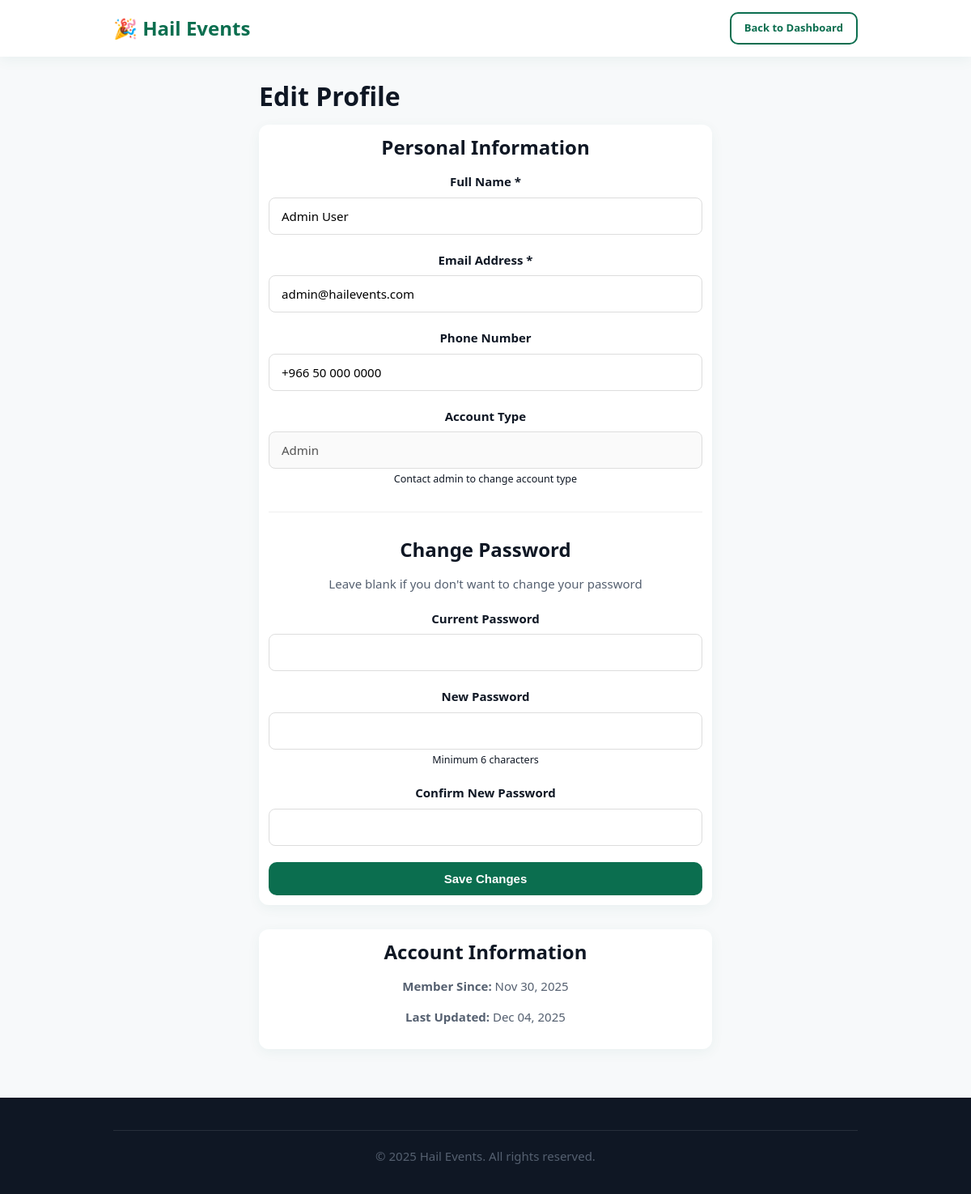
The page /edit-profile.php (signed in) on the database its author committed.
### tables this page shows
CREATE TABLE `users` (
  `id` int(11) NOT NULL,
  `name` varchar(150) NOT NULL,
  `email` varchar(150) NOT NULL,
  `password_hash` varchar(255) NOT NULL,
  `role` enum('user','organizer','admin') DEFAULT 'user',
  `phone` varchar(30) DEFAULT NULL,
  `avatar` varchar(255) DEFAULT NULL,
  `preferences` longtext DEFAULT NULL CHECK (json_valid(`preferences`)),
  `created_at` datetime DEFAULT current_timestamp(),
  `updated_at` datetime DEFAULT current_timestamp() ON UPDATE current_timestamp()
);

### includes/functions.php (called while the page is built, shortened)
<?php
function getCurrentUser() {
    return $_SESSION['user_id'] ?? null;
}
function formatDate($date) {
    return date('M d, Y', strtotime($date));
}
?>

### edit-profile.php (the view, shortened to what this page needs)
<?php
include 'includes/db.php';
include 'includes/functions.php';
$user_id = getCurrentUser();
$sql = "SELECT * FROM users WHERE id = ?";
$stmt = $conn->prepare($sql);
$stmt->bind_param("i", $user_id);
$stmt->execute();
$result = $stmt->get_result();
$user = $result->fetch_assoc();
?>
<!DOCTYPE html>
<html lang="en">
<head>
    <link rel="stylesheet" href="css/style.css">
</head>
<body>
    <header>
        <div class="container">
            <nav class="flex-between">
                <div class="logo">🎉 Hail Events</div>
                <div class="nav-right">
                    <a href="dashboard.php" class="btn btn-small btn-secondary">Back to Dashboard</a>
                </div>
            </nav>
        </div>
    </header>
    <section class="container mt-3" style="max-width: 600px;">
        <h1>Edit Profile</h1>
        <div class="card">
            <form method="POST" onsubmit="return HailEvents.validateForm('editProfileForm');" id="editProfileForm">
                <h2>Personal Information</h2>
                <div class="form-group">
                    <label for="name">Full Name *</label>
                    <input type="text" id="name" name="name" value="<?php echo htmlspecialchars($user['name']); ?>" required>
                </div>
                <div class="form-group">
                    <label for="email">Email Address *</label>
                    <input type="email" id="email" name="email" value="<?php echo htmlspecialchars($user['email']); ?>" required>
                </div>
                <div class="form-group">
                    <label for="phone">Phone Number</label>
                    <input type="tel" id="phone" name="phone" value="<?php echo htmlspecialchars($user['phone']); ?>">
                </div>
                <div class="form-group">
                    <label>Account Type</label>
                    <input type="text" value="<?php echo ucfirst($user['role']); ?>" disabled>
                    <small>Contact admin to change account type</small>
                </div>
                <hr style="margin: 30px 0; border: none; border-top: 1px solid #eee;">
                <h2>Change Password</h2>
                <p style="color: var(--text-secondary); margin-bottom: 20px;">Leave blank if you don't want to change your password</p>
                <div class="form-group">
                    <label for="current_password">Current Password</label>
                    <input type="password" id="current_password" name="current_password">
                </div>
                <div class="form-group">
                    <label for="new_password">New Password</label>
                    <input type="password" id="new_password" name="new_password">
                    <small>Minimum 6 characters</small>
                </div>
                <div class="form-group">
                    <label for="confirm_password">Confirm New Password</label>
                    <input type="password" id="confirm_password" name="confirm_password">
                </div>
                <button type="submit" class="btn btn-primary" style="width: 100%;">Save Changes</button>
            </form>
        </div>
        <div class="card mt-3">
            <h2>Account Information</h2>
            <p><strong>Member Since:</strong> <?php echo formatDate($user['created_at']); ?></p>
            <p><strong>Last Updated:</strong> <?php echo formatDate($user['updated_at']); ?></p>
        </div>
    </section>
    <footer>
        <div class="container">
            <div class="footer-bottom">
                <p>&copy; 2025 Hail Events. All rights reserved.</p>
            </div>
        </div>
    </footer>
</body>
</html>

### css/style.css (style rules this page uses)
:root { --primary: #0B6E4F; --secondary: #00A878; --accent: #FF9F1C; --background: #F7F9FA; --text-main: #0F1724; --text-secondary: #556070; --error: #E63946; --success: #06A77D; --warning: #FFB703; --card-shadow: 0 4px 16px rgba(11, 110, 79, 0.06); --border-radius: 12px; --transition: all 0.3s ease; }
* { margin: 0; padding: 0; box-sizing: border-box; }
html { scroll-behavior: smooth; }
body { font-family: 'Segoe UI', Tahoma, Geneva, Verdana, sans-serif; font-size: 15px; line-height: 1.5; color: var(--text-main); background-color: var(--background); }
h1 { font-size: 32px; font-weight: 700; line-height: 1.2; margin-bottom: 1rem; }
h2 { font-size: 24px; font-weight: 700; line-height: 1.3; margin-bottom: 1rem; }
p { margin-bottom: 1rem; color: var(--text-secondary); }
a { color: var(--primary); text-decoration: none; transition: var(--transition); }
.btn { display: inline-block; padding: 12px 24px; border-radius: 10px; font-size: 15px; font-weight: 600; text-align: center; cursor: pointer; border: none; transition: var(--transition); text-decoration: none; }
.btn-primary { background-color: var(--primary); color: white; }
.btn-secondary { background-color: transparent; color: var(--primary); border: 2px solid var(--primary); }
.btn-small { padding: 8px 16px; font-size: 13px; }
.card { background: white; border-radius: var(--border-radius); padding: 12px; box-shadow: var(--card-shadow); transition: var(--transition); text-align: center; width: 100%; max-width: 2200px; margin: auto; }
.container { max-width: 80%; margin: 0 auto; padding: 0 20px; }
.flex-between { display: flex; justify-content: space-between; align-items: center; }
header { background: white; box-shadow: var(--card-shadow); position: sticky; top: 0; z-index: 100; }
nav { display: flex; justify-content: space-between; align-items: center; padding: 15px 0; }
.logo { font-size: 24px; font-weight: 700; color: var(--primary); }
.nav-right { display: flex; gap: 15px; align-items: center; }
.form-group { margin-bottom: 20px; }
.form-group label { display: block; margin-bottom: 8px; font-weight: 600; color: var(--text-main); }
.form-group input, .form-group textarea, .form-group select { width: 100%; padding: 12px 15px; border: 1px solid #ddd; border-radius: 8px; font-size: 15px; font-family: inherit; transition: var(--transition); }
footer { background: var(--text-main); color: white; padding: 40px 0 20px; margin-top: 60px; }
.footer-bottom { border-top: 1px solid rgba(255, 255, 255, 0.1); padding-top: 20px; text-align: center; color: rgba(255, 255, 255, 0.6); }
.mt-3 { margin-top: 30px; }

### rows shown on the page
users: name "Admin User", email "admin@hailevents.com", phone "+966 50 000 0000", role "Admin", created_at "Nov 30, 2025", updated_at "Dec 04, 2025"
